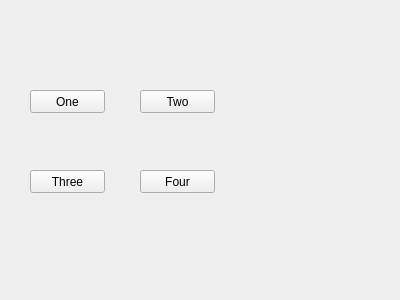
<?xml version="1.0" encoding="UTF-8"?>
<ui version="4.0">
 <class>Form</class>
 <widget class="QWidget" name="Form">
  <property name="geometry">
   <rect>
    <x>0</x>
    <y>0</y>
    <width>400</width>
    <height>300</height>
   </rect>
  </property>
  <property name="windowTitle">
   <string>Form</string>
  </property>
  <widget class="QPushButton" name="pushButton1">
   <property name="geometry">
    <rect>
     <x>30</x>
     <y>90</y>
     <width>75</width>
     <height>23</height>
    </rect>
   </property>
   <property name="text">
    <string>One</string>
   </property>
  </widget>
  <widget class="QPushButton" name="pushButton2">
   <property name="geometry">
    <rect>
     <x>140</x>
     <y>90</y>
     <width>75</width>
     <height>23</height>
    </rect>
   </property>
   <property name="text">
    <string>Two</string>
   </property>
  </widget>
  <widget class="QPushButton" name="pushButton3">
   <property name="geometry">
    <rect>
     <x>30</x>
     <y>170</y>
     <width>75</width>
     <height>23</height>
    </rect>
   </property>
   <property name="text">
    <string>Three</string>
   </property>
  </widget>
  <widget class="QPushButton" name="pushButton4">
   <property name="geometry">
    <rect>
     <x>140</x>
     <y>170</y>
     <width>75</width>
     <height>23</height>
    </rect>
   </property>
   <property name="text">
    <string>Four</string>
   </property>
  </widget>
 </widget>
 <resources/>
 <connections/>
</ui>
